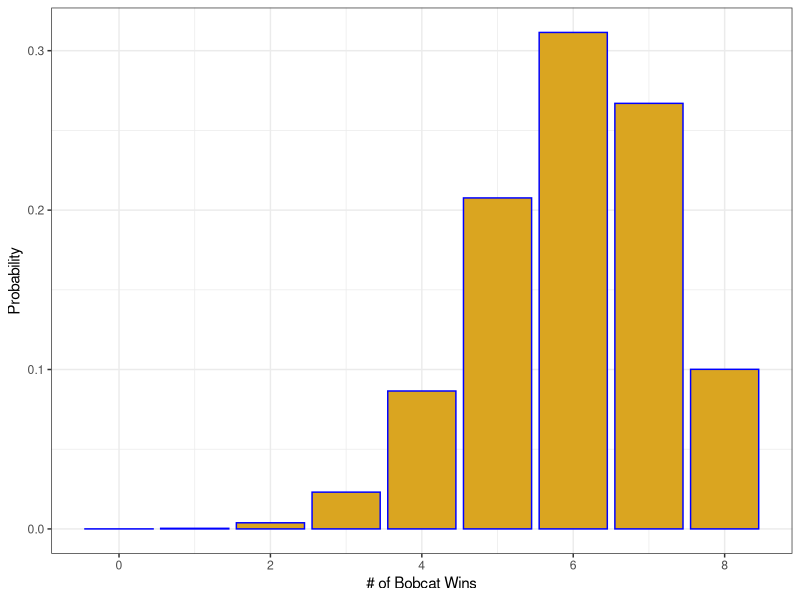
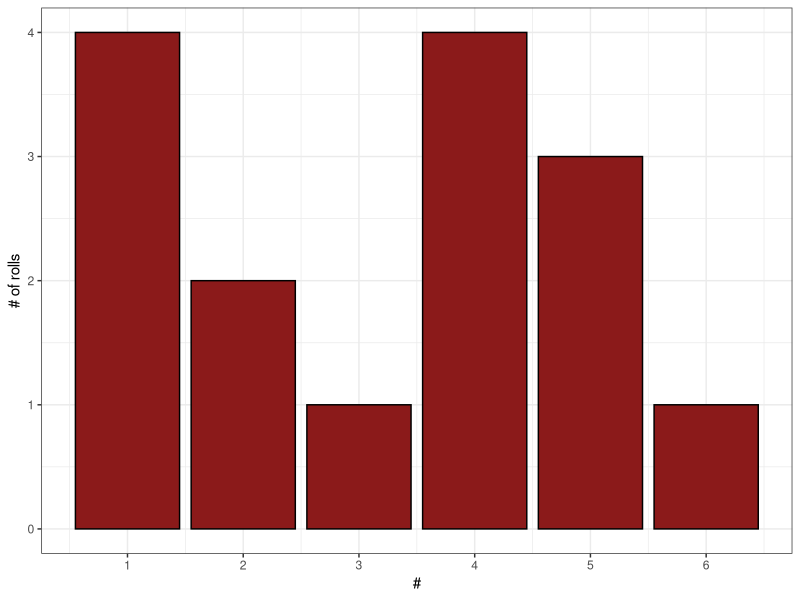
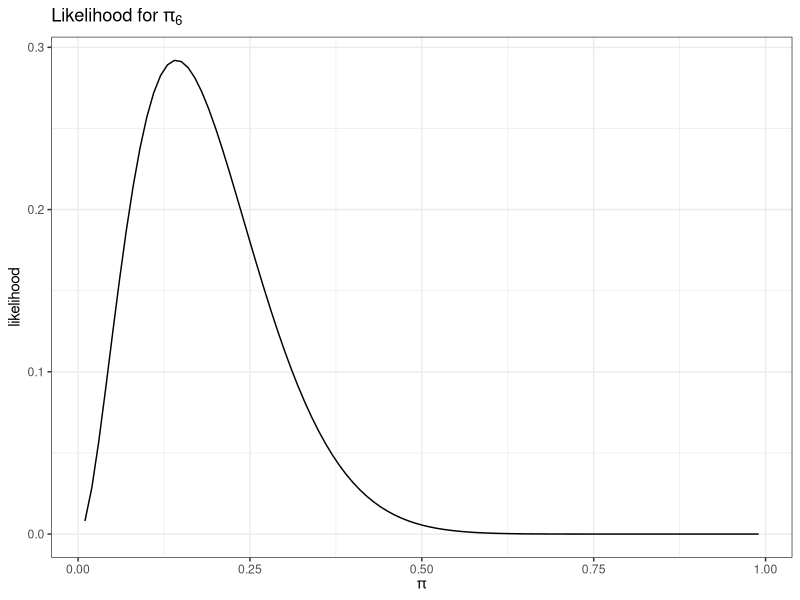

Reproduce these figures in R, in order.
## ---- chunk 1
dbinom(6,8,.75)
## ---- chunk 2
dbinom(6, 8, .25)
## ---- chunk 3
#| message: false
library(tidyverse)
tibble(wins = 0:8,
       prob = dbinom(0:8, 8, .75)) |>
  ggplot(aes(y = prob, x = wins)) +
  geom_col(color ='blue', fill = 'goldenrod') +
  ylab('Probability') +
  xlab("# of Bobcat Wins") + 
  theme_bw() 
## ---- chunk 4
set.seed(08282025)
msu_wins <- rbinom(n = 1, 10, .75)
## ---- chunk 5
#| message: false
library(tidyverse)
tibble(rolls = sample(6, 15, replace = T)) |>
  ggplot(aes(x = rolls)) +
  geom_bar(color ='black', fill = 'firebrick4') +
  scale_x_continuous(breaks = 1:6, labels = as.character(1:6)) +
  ylab('# of rolls') +
  xlab('#') +
  theme_bw() 
## ---- chunk 6
pi_vals <- seq(.01, .99, by = .01)
like_vals <- dbinom(2, 14, pi_vals)
tibble(pi = pi_vals, 
       likelihood = like_vals) |>
  ggplot(aes(y = likelihood, x = pi)) + 
  geom_line() +
  theme_bw() +
  xlab(expression(pi)) +
  ggtitle(expression(paste("Likelihood for ", pi[6]))) 
## ---- chunk 7
binom.test(11, 14, p = .5, alternative = "greater")

